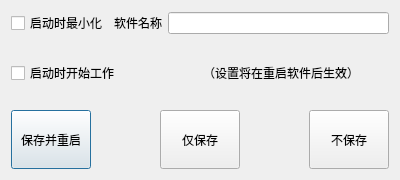
<?xml version="1.0" encoding="UTF-8"?>
<ui version="4.0">
 <class>Dialog_System_Config</class>
 <widget class="QDialog" name="Dialog_System_Config">
  <property name="geometry">
   <rect>
    <x>0</x>
    <y>0</y>
    <width>400</width>
    <height>180</height>
   </rect>
  </property>
  <property name="minimumSize">
   <size>
    <width>400</width>
    <height>180</height>
   </size>
  </property>
  <property name="windowTitle">
   <string>Dialog</string>
  </property>
  <layout class="QVBoxLayout" name="verticalLayout" stretch="0,1,0,1,3">
   <item>
    <layout class="QHBoxLayout" name="horizontalLayout_7">
     <item>
      <widget class="QCheckBox" name="checkBox_Auto_Minimun">
       <property name="text">
        <string>启动时最小化</string>
       </property>
      </widget>
     </item>
     <item>
      <widget class="QLabel" name="label_Fixed_15">
       <property name="text">
        <string>软件名称</string>
       </property>
      </widget>
     </item>
     <item>
      <widget class="QLineEdit" name="lineEdit_window_name"/>
     </item>
    </layout>
   </item>
   <item>
    <spacer name="verticalSpacer_2">
     <property name="orientation">
      <enum>Qt::Vertical</enum>
     </property>
     <property name="sizeHint" stdset="0">
      <size>
       <width>20</width>
       <height>40</height>
      </size>
     </property>
    </spacer>
   </item>
   <item>
    <layout class="QHBoxLayout" name="horizontalLayout_8">
     <item>
      <widget class="QCheckBox" name="checkBox_Auto_Start">
       <property name="text">
        <string>启动时开始工作</string>
       </property>
      </widget>
     </item>
     <item>
      <widget class="QLabel" name="label_Fixed_17">
       <property name="text">
        <string>（设置将在重启软件后生效）</string>
       </property>
      </widget>
     </item>
    </layout>
   </item>
   <item>
    <spacer name="verticalSpacer">
     <property name="orientation">
      <enum>Qt::Vertical</enum>
     </property>
     <property name="sizeHint" stdset="0">
      <size>
       <width>20</width>
       <height>40</height>
      </size>
     </property>
    </spacer>
   </item>
   <item>
    <layout class="QHBoxLayout" name="horizontalLayout">
     <item>
      <widget class="QPushButton" name="pushButton_save_reset">
       <property name="sizePolicy">
        <sizepolicy hsizetype="Minimum" vsizetype="MinimumExpanding">
         <horstretch>0</horstretch>
         <verstretch>0</verstretch>
        </sizepolicy>
       </property>
       <property name="text">
        <string>保存并重启</string>
       </property>
      </widget>
     </item>
     <item>
      <spacer name="horizontalSpacer_2">
       <property name="orientation">
        <enum>Qt::Horizontal</enum>
       </property>
       <property name="sizeHint" stdset="0">
        <size>
         <width>40</width>
         <height>20</height>
        </size>
       </property>
      </spacer>
     </item>
     <item>
      <widget class="QPushButton" name="pushButton_save">
       <property name="sizePolicy">
        <sizepolicy hsizetype="Minimum" vsizetype="MinimumExpanding">
         <horstretch>0</horstretch>
         <verstretch>0</verstretch>
        </sizepolicy>
       </property>
       <property name="text">
        <string>仅保存</string>
       </property>
      </widget>
     </item>
     <item>
      <spacer name="horizontalSpacer_4">
       <property name="orientation">
        <enum>Qt::Horizontal</enum>
       </property>
       <property name="sizeHint" stdset="0">
        <size>
         <width>40</width>
         <height>20</height>
        </size>
       </property>
      </spacer>
     </item>
     <item>
      <widget class="QPushButton" name="pushButton_exit">
       <property name="sizePolicy">
        <sizepolicy hsizetype="Minimum" vsizetype="MinimumExpanding">
         <horstretch>0</horstretch>
         <verstretch>0</verstretch>
        </sizepolicy>
       </property>
       <property name="text">
        <string>不保存</string>
       </property>
      </widget>
     </item>
    </layout>
   </item>
  </layout>
 </widget>
 <resources/>
 <connections/>
</ui>
